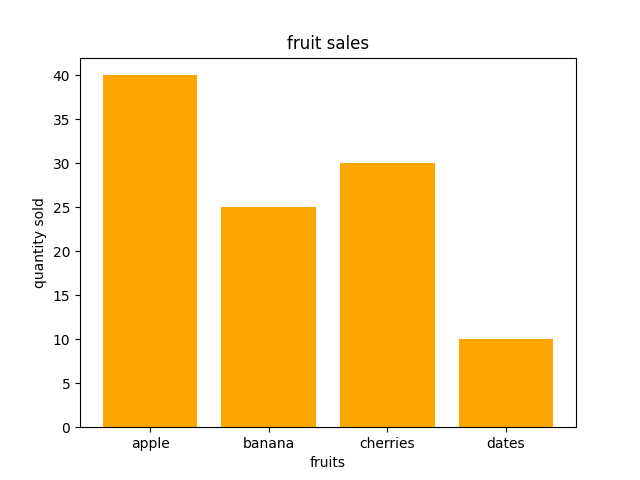

Here is the Python script that generated this plot:
import matplotlib.pyplot as plt
categories=['apple','banana','cherries','dates']
values=[40,25,30,10]
plt.bar(categories,values,color='orange')
plt.title("fruit sales")
plt.xlabel("fruits")
plt.ylabel("quantity sold")
plt.show()
